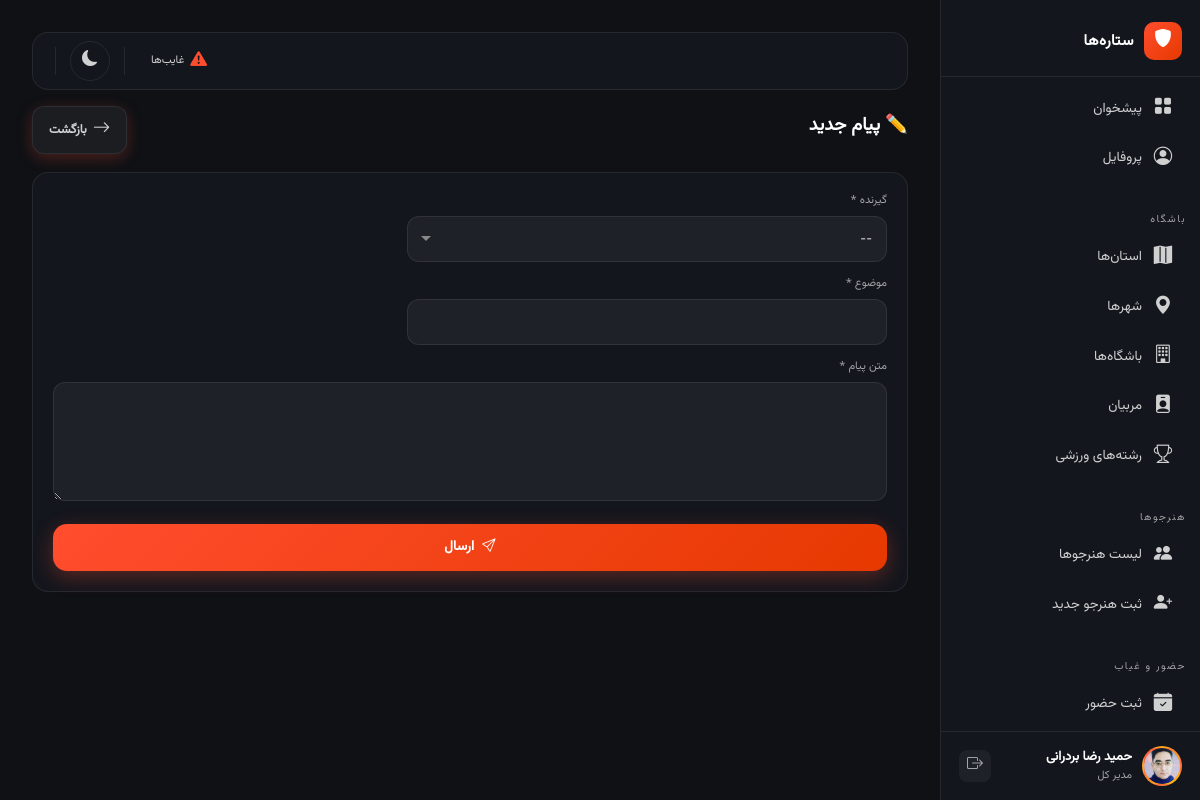
/messages/compose/ (signed in), run on an earlier commit of the app's database.
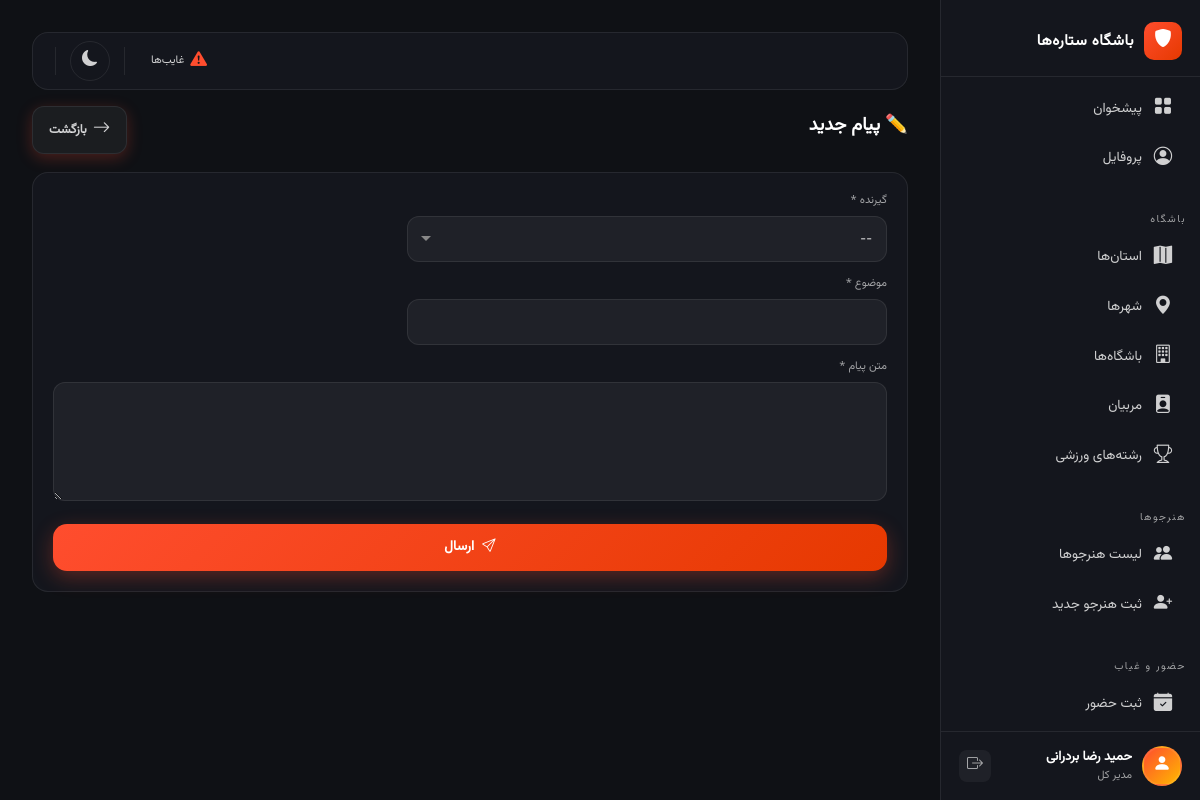
And on a later commit of the database.
### apps/core/models.py (models this page shows, shortened)
class SiteSetting(models.Model):
    gym_name = models.CharField('نام مجموعه', max_length=200, default='باشگاه ستاره‌ها')
    central_phone = models.CharField('شماره تماس مرکزی', max_length=11, blank=True, null=True)
    central_address = models.TextField('آدرس مرکزی', blank=True, null=True)
    class Meta:
        verbose_name = 'تنظیمات'
        verbose_name_plural = 'تنظیمات'
    @classmethod
    def get_settings(cls):
        obj, created = cls.objects.get_or_create(pk=1)
        return obj

### apps/accounts/models.py (models this page shows, shortened)
class User(AbstractBaseUser, PermissionsMixin):
    phone = models.CharField(max_length=11, unique=True)
    first_name = models.CharField(max_length=100)
    last_name = models.CharField(max_length=100)
    birth_date = jmodels.jDateField('تاریخ تولد', null=True, blank=True)
    national_code = models.CharField(max_length=10, blank=True, null=True)
    avatar = models.ImageField(upload_to='avatars/', blank=True, null=True)
    is_super_manager = models.BooleanField(default=False)
    is_club_manager = models.BooleanField(default=False)
    is_instructor = models.BooleanField(default=False)
    is_active = models.BooleanField(default=True)
    is_staff = models.BooleanField(default=False)
    created_at = models.DateTimeField(auto_now_add=True)
    updated_at = models.DateTimeField(auto_now=True)
    objects = UserMnaager()
    USERNAME_FIELD = 'phone'
    REQUIRED_FIELDS = ['first_name', 'last_name']
    class Meta:
        verbose_name = 'کاربر'
        verbose_name_plural = 'کاربرها'
    def get_full_name(self):
        return f'{self.first_name} {self.last_name}'

### apps/accounts/views.py (the view, shortened to what this page needs)
# urls.py: path('messages/compose/', views.ComposeView.as_view(), name='compose_message'),
class ComposeView(LoginRequiredMixin, View):
    def get(self, request):
        user = request.user
        if user.is_super_manager:
            receivers = User.objects.filter(is_active=True)
        elif user.is_club_manager:
            clubs = Club.objects.filter(memberships__user=user, is_active=True)
            receivers = User.objects.filter(student_profile__club__in=clubs, is_active=True).distinct()
        elif user.is_instructor:
            clubs = Club.objects.filter(memberships__user=user, is_active=True)
            receivers = User.objects.filter(student_profile__club__in=clubs, is_active=True).distinct()
        else:
            clubs = Club.objects.filter(students__user=user)
            receivers = User.objects.filter(
                club_memberships__club__in=clubs, is_active=True
            ).distinct()
        return render(request, 'accounts/compose.html', {'receivers': receivers})

### apps/core/context_processors.py (called while the page is built)
def site_settings(request):
    return {'site_settings': SiteSetting.get_settings()}

### templates/accounts/compose.html (shortened to what this page needs)
{% extends 'base.html' %}
{% block content %}
<div class="dashboard-layout">
    {% include 'partials/_sidebar.html' %}{% include 'partials/_mobile_nav.html' %}
    <main class="dashboard-main">
        {% include 'partials/_notif_bar.html' %}
        <div class="page-header animate__animated animate__fadeIn">
    <div><h1 class="page-title">✏️ پیام جدید</h1></div>
    <a href="{% url 'accounts:inbox' %}" class="btn-add" style="background: var(--input-bg); border: 1px solid var(--border-glass); color: var(--text-secondary);">
        <i class="bi bi-arrow-right"></i><span class="btn-add-text">بازگشت</span>
    </a>
</div>
        <form method="post" class="form-section">
            <div class="form-group"><label>گیرنده *</label><select name="receiver" class="input-glass" required><option value="">--</option></select></div>
            <div class="form-group"><label>موضوع *</label><input type="text" name="subject" class="input-glass" required></div>
            <div class="form-group"><label>متن پیام *</label><textarea name="body" class="input-glass" rows="5" required></textarea></div>
            <div class="form-actions"><button type="submit" class="btn-submit-form"><i class="bi bi-send"></i> ارسال</button></div>
        </form>
    </main>
</div>
{% endblock %}

### templates/partials/_sidebar.html (shortened to what this page needs)
{% load static %}
<aside class="dashboard-sidebar">
    <div class="sidebar-logo">
        <div class="logo-sm"><i class="bi bi-shield-fill"></i></div>
        <span class="logo-text">{{ site_settings.gym_name|default:"ستاره‌ها" }}</span>
    </div>
    <div class="sidebar-menu-wrapper">
        <ul class="sidebar-nav">
            <li><a href="{% url 'accounts:dashboard' %}" class="{% if request.resolver_match.url_name == 'dashboard' %}active{% endif %}"><i class="bi bi-grid-fill"></i> پیشخوان</a></li>
            <li><a href="{% url 'accounts:profile' %}" class=""><i class="bi bi-person-circle"></i> پروفایل</a></li>
        </ul>
        {% if user.is_super_manager or user.is_club_manager or user.is_instructor %}
        <div class="sidebar-category">باشگاه</div>
        <ul class="sidebar-nav">
            {% if user.is_super_manager %}
            <li><a href="{% url 'clubs:province_list' %}" class=""><i class="bi bi-map-fill"></i> استان‌ها</a></li>
            <li><a href="{% url 'clubs:city_list' %}" class=""><i class="bi bi-geo-alt-fill"></i> شهرها</a></li>
            {% endif %}
            <li><a href="{% url 'clubs:club_list' %}" class=""><i class="bi bi-building"></i> باشگاه‌ها</a></li>
            <li><a href="{% url 'clubs:coach_list' %}" class=""><i class="bi bi-person-badge-fill"></i> مربیان</a></li>
            {% if user.is_super_manager %}
            <li><a href="{% url 'clubs:sport_list' %}"><i class="bi bi-trophy"></i> رشته‌های ورزشی</a></li>
            {% endif %}
        </ul>
        <div class="sidebar-category">هنرجوها</div>
        <ul class="sidebar-nav">
            <li><a href="{% url 'students:student_list' %}" class="{% if request.resolver_match.url_name == 'student_list' %}active{% endif %}"><i class="bi bi-people-fill"></i> لیست هنرجوها</a></li>
            <li><a href="{% url 'students:student_add' %}" class="{% if request.resolver_match.url_name == 'student_add' %}active{% endif %}"><i class="bi bi-person-plus-fill"></i> ثبت هنرجو جدید</a></li>
        </ul>
        <div class="sidebar-category">حضور و غیاب</div>
        <ul class="sidebar-nav">
            <li><a href="{% url 'students:attendance' %}" class="{% if request.resolver_match.url_name == 'attendance' %}active{% endif %}"><i class="bi bi-calendar-check-fill"></i> ثبت حضور</a></li>
            <li><a href="{% url 'students:absentees' %}" class="{% if request.resolver_match.url_name == 'absentees' %}active{% endif %}"> پیگیری غیبت‌ها</a></li>
        </ul>
        {% endif %}
    </div>
    <div class="sidebar-user">
        <div class="user-avatar">
            {% if user.avatar %}<img src="{{ user.avatar.url }}" alt="" style="width:100%;height:100%;object-fit:cover;border-radius:50%;">{% else %}<i class="bi bi-person-fill"></i>{% endif %}
        </div>
        <div class="user-info">
            <div class="user-name">{{ user.get_full_name }}</div>
            <div class="user-role">{% if user.is_super_manager %}مدیر کل{% elif user.is_club_manager %}مدیر باشگاه{% elif user.is_instructor %}مربی{% else %}هنرجو{% endif %}</div>
        </div>
        <form method="post" action="{% url 'accounts:logout' %}">
            {% csrf_token %}<button type="submit" class="logout-btn" title="خروج"><i class="bi bi-box-arrow-right"></i></button>
        </form>
    </div>
</aside>

What changed in the data, as far as the page shows it:
changed SiteSetting: gym_name "ستاره‌ها" → "باشگاه ستاره‌ها"
changed User "حمید رضا بردرانی": avatar: picture removed
